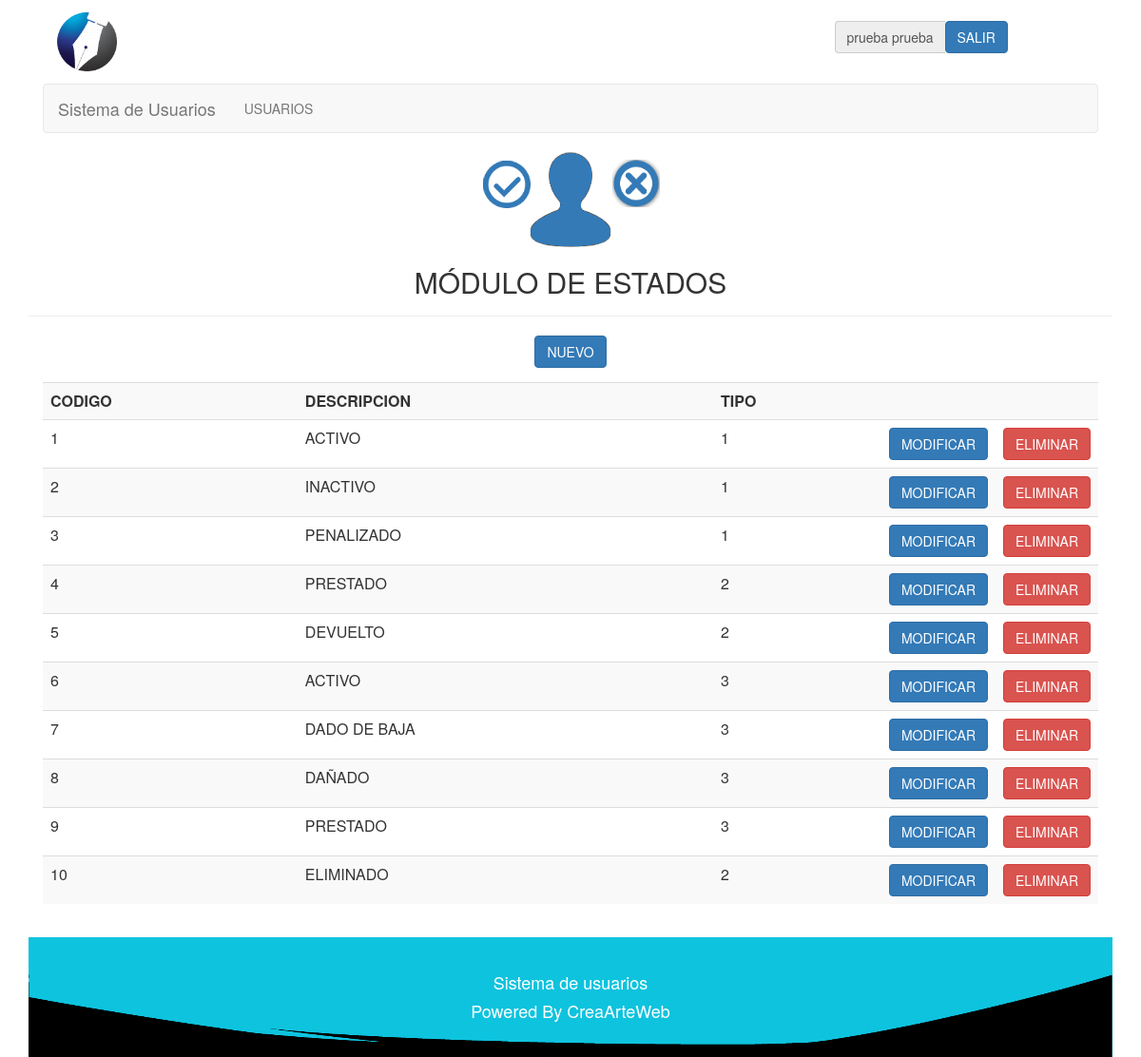
/php/estados/estados.php (signed in), run on an earlier commit of the app's database.
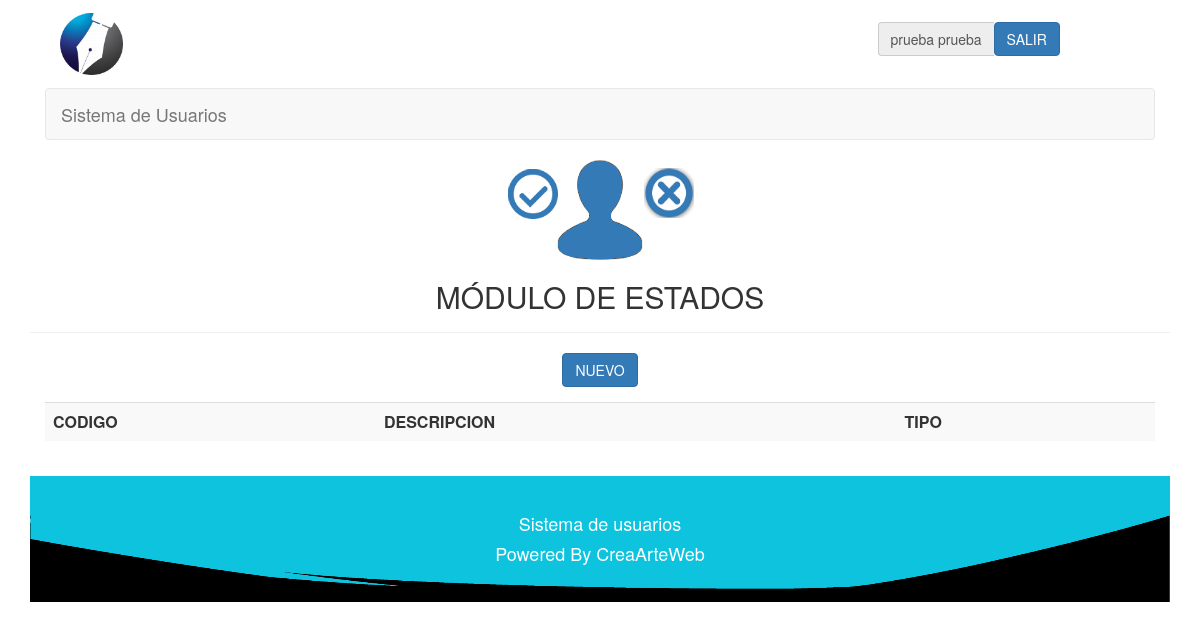
And on a later commit of the database.
### tables this page shows
CREATE TABLE IF NOT EXISTS `modulo` (
  `codigomodulo` int(10) NOT NULL,
  `descripcion` varchar(40) NOT NULL,
  `ruta` varchar(40) NOT NULL,
  `tipo` int(2) NOT NULL COMMENT '1-normal, 2-submenu, 3-principal submenu',
  PRIMARY KEY (`codigomodulo`)
);

CREATE TABLE IF NOT EXISTS `estado` (
  `codigoestado` int(3) NOT NULL AUTO_INCREMENT,
  `descripcion` varchar(30) NOT NULL,
  `tipo` int(3) NOT NULL COMMENT '1-estados usuarios, 2-estado de prestamos, 3-estados de recurso',
  PRIMARY KEY (`codigoestado`)
);

### php/lib/session.php (called while the page is built, shortened)
<?php
	include("../class/Usuario.php");
	include("../class/Modulo.php");
	include("../class/Estado.php");
	if (!isset($_SESSION["iniciada"]))
	{
		header( "location:../lib/logout.php" );
	}
	else
	{
		$miUsuario = unserialize( $_SESSION['miUsuario'] );
	}
?>

### php/class/Usuario.php (called while the page is built, shortened)
<?php
	class Usuario
	{
		private $perfil;
		function getPerfil()
		{
			return $this->perfil;
		}
	}
?>

### php/class/Modulo.php (called while the page is built, shortened)
<?php
	class Modulo
	{
		var $conexion;
		function setConexion ( $conexion )
		{
			$this -> conexion = $conexion;
		}
		function consultarUnModulo( $id )
		{
			$query = "SELECT *
					FROM modulo
					WHERE codigomodulo=$id";
			$this -> conexion -> conectar();
			$this -> conexion -> consultarRegistro( $query );
			$matrix = $this -> conexion->getMatrix();
			return $matrix;
		}
		function consultarModulosPerfil( $perfil )
		{
			$query = "SELECT * FROM perfilmodulo WHERE codigoperfil = '$perfil' ORDER BY codigomodulo";
			$this -> conexion -> conectar();
			$this -> conexion -> consultarRegistro( $query );
			$matrix = $this -> conexion->getMatrix();
			return $matrix;
		}
	}
?>

### php/lib/conexion.php (called while the page is built, shortened)
<?php
	class Conexion
	{
		private $servidor;
		private $usuario;
		private $enlace;
		private $consulta;
		function Conexion( $servidor, $bd, $usuario, $pass )
		{
			$this->servidor = $servidor;
			$this->bd = $bd;
			$this->usuario = $usuario;
		}
		function conectar()
		{
			$this->enlace = mysql_connect( $this->servidor, $this->usuario);
		}
		function consultarRegistro( $query )
		{
			$this->consulta = mysql_query( $query, $this->enlace );
		}
		function getMatrix()
		{
			$matrix = array();
			while( $row = mysql_fetch_array( $this->consulta ) )
			{
				$matrix[] = $row;
			}
			return $matrix;
		}
	}
?>

### php/class/Estado.php (called while the page is built, shortened)
<?php
	class Estado
	{
		var $conexion;
		function setConexion ( $conexion )
		{
			$this -> conexion = $conexion;
		}
		function consultarEstados( )
		{
			$query = "SELECT * FROM estado ORDER BY codigoestado";
			$this -> conexion -> conectar();
			$this -> conexion -> consultarRegistro( $query );
			$matrix = $this -> conexion->getMatrix();
			return $matrix;
		}
	}
?>

### php/estados/estados.php (the view, shortened to what this page needs)
<?php
	include("../lib/session.php");
?>
<html>
	<head>
		<link href = "../../css/estilo.css" rel="stylesheet" type="text/css" />
		<link href="../../css/bootstrap.min.css" rel="stylesheet" type="text/css">
	</head>
	<body>
		<div class="container">
			<div class="col-lg-12 col-md-12 col-sm-12 col-xs-12" id='cabecera'>
				<?php
					include('../lib/barraUsuario.php');
				?>
			</div>
			<div class="col-lg-12 col-md-12 col-sm-12 col-xs-12" id='menu'>
				<?php
					include('../lib/menu.php');
				?>
			</div>
			<div class="page-header" align = "center">
				<image src='../../img/estado.png'>
				<h2>MÓDULO DE ESTADOS</h2>
			</div>
			<div align="center" class="class="col-lg-12 col-md-12 col-sm-12 col-xs-12"">
				<button type="button" class="btn btn-primary" data-toggle="modal" data-target="#myModal">
					NUEVO
				</button>
			</div>
			<div class="panel-body">
				<div class="table-responsive">
					<table align = "center" cellpadding = "10px" class = "table table-striped table-hover">
						<tr align = "center">
							<th>CODIGO</th>
							<th>DESCRIPCION</th>
							<th>TIPO</th>
							<th style="width:20px;"> </th>
							<th style="width:20px;"> </th>
						</tr>
						<?php
							$miEstado = new Estado( "", "", "" );
							$miEstado->setConexion( $conexion );
							$estados = $miEstado -> consultarEstados();
							if( $estados )
							foreach( $estados as $estado )
							{
								echo
								"<tr>
									<td>$estado[0]</td>
									<td>$estado[1]</td>
									<td>$estado[2]</td>
									<td><a href='modificarEstado.php?codigoConsulta=$estado[0]'><button type='button' class='btn btn-primary'>MODIFICAR</button></a></td>
									<td><button type='button' class='btn btn-danger' data-toggle='modal' data-target='#modalModulo$estado[0]'>ELIMINAR</button></td>
								</tr>";
							}
						?>
					</table>
				</div>
			</div>
			<div id="footer" class="col-lg-12 col-md-12 col-sm-12 col-xs-12">
				<?php
					include('../lib/footer.php');
				?>
			</div>
		</div>
	<body>
</html>

### php/lib/menu.php (shortened to what this page needs)
<nav class="navbar navbar-default">
	<div class="container-fluid">
		<div class="navbar-header">
		  	<a class="navbar-brand" href="../lib/home.php">
			  	Sistema de Usuarios
		  	</a>
		</div>
		<div class="collapse navbar-collapse" id="bs-example-navbar-collapse-1">
			<ul class="nav navbar-nav">
				<?php
					$miModulo = new Modulo( "", "", "", "" );
					$miModulo -> setConexion( $conexion );
					$modulosPerfil = $miModulo -> consultarModulosPerfil( $miUsuario->getPerfil() );
					if( $modulosPerfil )
					foreach( $modulosPerfil as $moduloP )
					{
						$modulo = $miModulo->consultarUnModulo( $moduloP[2] );
						if( $modulo )
						foreach( $modulo as $modulo2 )
						{
							if( $modulo2['3'] == 1  )
							{
								echo "<li class='divider-vertical'><a href='".$modulo2['2']."'>".$modulo2['1']."</a></li>";
							}
						}
					}
				?>
		  	</ul>
		</div>
	</div>
</nav>

What changed in the data, as far as the page shows it:
removed modulo: descripcion "USUARIOS"
removed estado: codigoestado "1", descripcion "ACTIVO", tipo "1"
removed estado: codigoestado "2", descripcion "INACTIVO", tipo "1"
removed estado: codigoestado "3", descripcion "PENALIZADO", tipo "1"
removed estado: codigoestado "4", descripcion "PRESTADO", tipo "2"
removed estado: codigoestado "5", descripcion "DEVUELTO", tipo "2"
removed estado: codigoestado "6", descripcion "ACTIVO", tipo "3"
removed estado: codigoestado "7", descripcion "DADO DE BAJA", tipo "3"
removed estado: codigoestado "8", descripcion "DAÑADO", tipo "3"
removed estado: codigoestado "9", descripcion "PRESTADO", tipo "3"
removed estado: codigoestado "10", descripcion "ELIMINADO", tipo "2"
